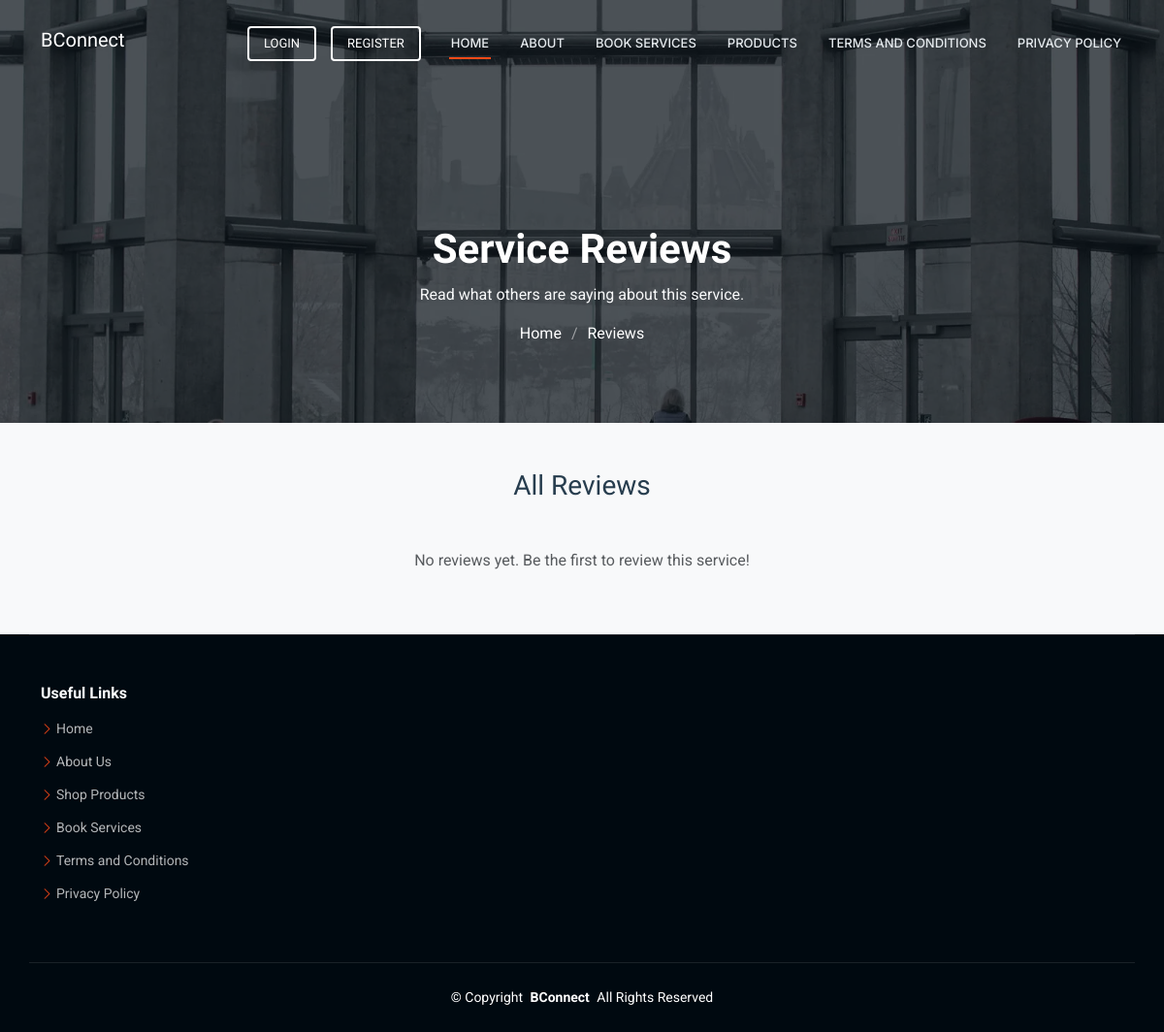
Before: /product/7/reviews/ with the older database file.
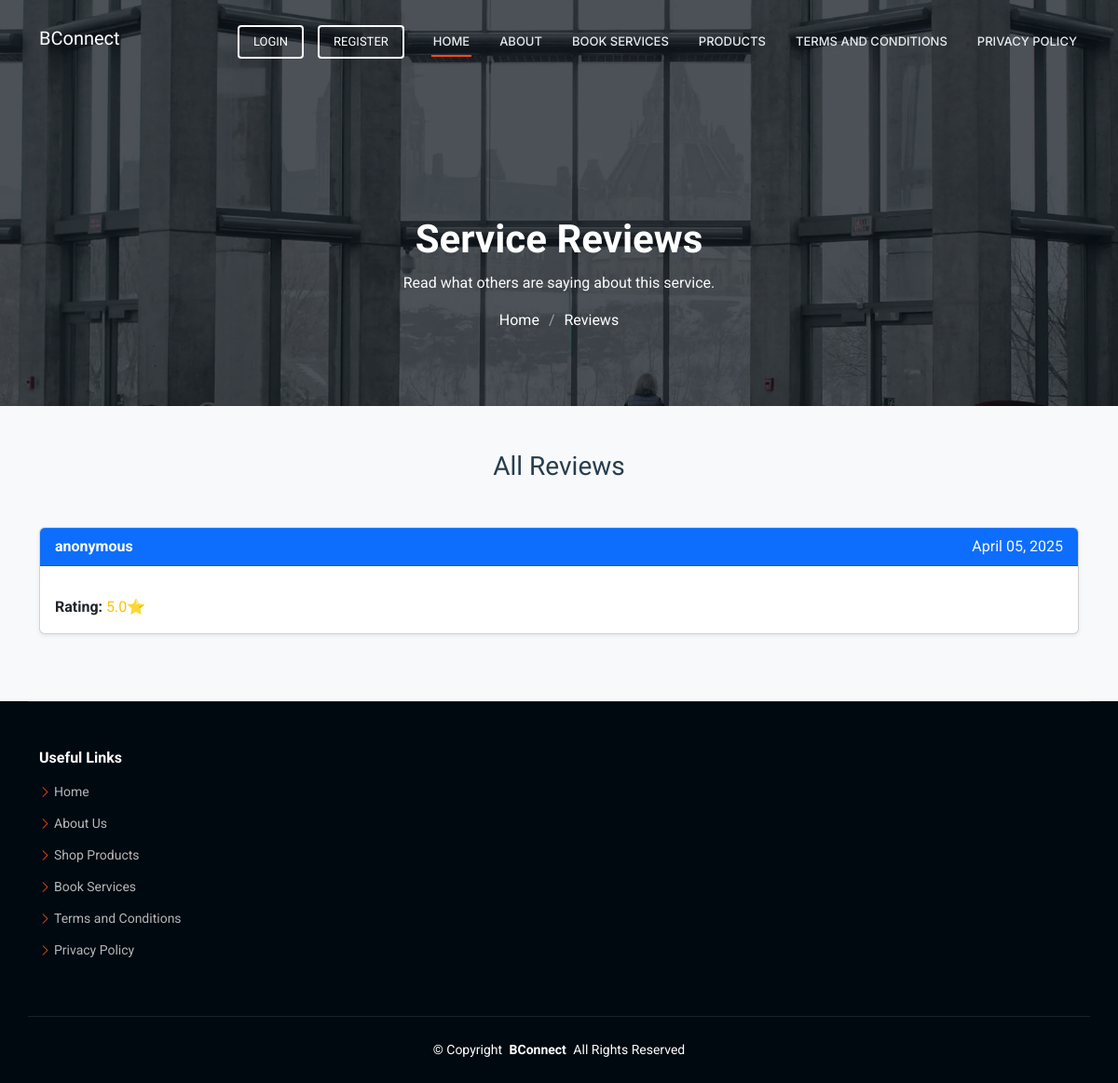
After: the same page with the newer database file.
### main/models.py (models this page shows, shortened)
class ProductRating(models.Model):
    product = models.ForeignKey(Products, on_delete=models.CASCADE, related_name="product_ratings")
    user = models.ForeignKey(settings.AUTH_USER_MODEL, on_delete=models.CASCADE)
    user_name = models.CharField(max_length=250, blank=False, default='anonymous')
    rating = models.DecimalField(max_digits=2, decimal_places=1, choices=[(i/2, str(i/2)) for i in range(0, 11)])
    review = models.TextField(max_length=500, blank=True, null=True)
    created_at = models.DateTimeField(auto_now_add=True)
    class Meta:
        unique_together = ('product', 'user')

### main/views.py (the view)
# urls.py: path('product/<int:product_id>/reviews/', product_reviews, name='product_reviews'),
def product_reviews(request, product_id):
    product = get_object_or_404(Products, id=product_id)
    reviews = ProductRating.objects.filter(product=product).order_by('-created_at')
    return render(request, 'main/service_review.html', {
        'service': product,
        'reviews': reviews,
    })

### main/templates/main/service_review.html (shortened to what this page needs)
{% extends 'main/base.html' %}
{% load static %}
{% block content %}
  <div class="page-title dark-background" data-aos="fade" style="background-image: url({% static 'assets/img/page-title-bg.webp' %});">
    <div class="container position-relative">
      <br><br><br>
      <h1 class="text-white">Service Reviews</h1>
      <p class="text-light">Read what others are saying about this service.</p>
      <nav class="breadcrumbs">
        <ol>
          <li><a href="{% url 'home' %}" class="text-white">Home</a></li>
          <li class="current text-white">Reviews</li>
        </ol>
      </nav>
    </div>
  </div>
  <section id="service-reviews" class="service-reviews section py-5 bg-light">
    <div class="container">
      <h3 class="text-center mb-5">All Reviews</h3>
      {% if reviews %}
        <div class="reviews-list">
          {% for review in reviews %}
            <div class="review card shadow-sm mb-4">
              <div class="card-header d-flex justify-content-between align-items-center bg-primary text-white">
                <strong>{{ review.user_name }}</strong>
                <span class="text-light">{{ review.created_at|date:"F d, Y" }}</span>
              </div>
              <div class="card-body">
                <p class="mb-0"><strong>Rating:</strong> <span class="text-warning">{{ review.rating }}⭐</span></p>
              </div>
            </div>
          {% endfor %}
        </div>
      {% else %}
        <p class="text-center text-muted">No reviews yet. Be the first to review this service!</p>
      {% endif %}
    </div>
  </section>
{% endblock %}

Changed rows visible on the page:
added ProductRating: user_name "anonymous", created_at "April 05, 2025", rating "5.0"
Other visible differences:
text no longer shown: "No reviews yet. Be the first to review this service!"
